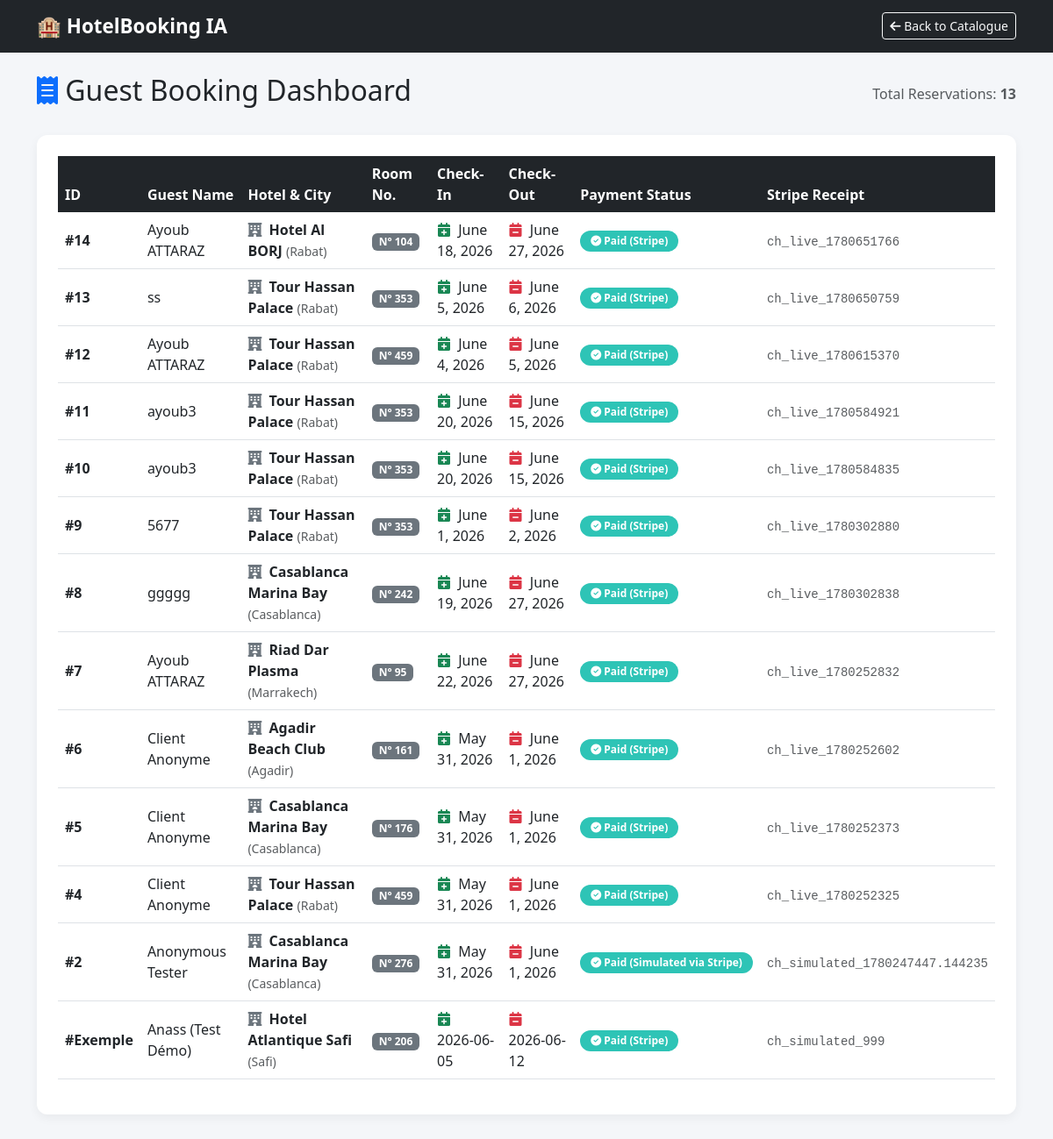
The page /mes-reservations/ on the database its author committed.
### reservations/models.py (models this page shows, shortened)
class Reservation(models.Model):
    chambre = models.ForeignKey(Chambre, on_delete=models.CASCADE)
    nom_client = models.CharField(max_length=100)
    date_arrivee = models.DateField()
    date_depart = models.DateField()
    statut_paiement = models.CharField(max_length=50, default="En attente")
    stripe_intent_id = models.CharField(max_length=255, blank=True, null=True) # 💳 Suivi Stripe

class Chambre(models.Model):
    hotel = models.ForeignKey(Hotel, on_delete=models.CASCADE, related_name='chambres')
    type_chambre = models.ForeignKey(TypeChambre, on_delete=models.CASCADE)
    numero_chambre = models.CharField(max_length=10)
    prix_base_nuit = models.FloatField()

class Hotel(models.Model):
    nom = models.CharField(max_length=100)
    ville = models.CharField(max_length=50)
    adresse = models.TextField()
    equipements = models.TextField(help_text="Séparés par des virgules")
    latitude = models.FloatField()
    longitude = models.FloatField()
    photo = ProcessedImageField(
        upload_to='hotels/',
        processors=[ResizeToFill(800, 450)],
        format='JPEG',
        options={'quality': 80},
        null=True, blank=True
    )

### reservations/views.py (the view)
# urls.py: path('mes-reservations/', views.mes_reservations, name='mes_reservations'),
def mes_reservations(models_request):
    reservations_list = list(Reservation.objects.all().order_by('-id'))
    class MockType: libelle = "Sea View Superior Room"
    class MockChambre:
        numero_chambre = "206"
        type_chambre = MockType()
        hotel = type('H', (), {'nom': "Hotel Atlantique Safi", 'ville': "Safi"})()
    demo_reservation = type('MockRes', (), {
        'id': "Exemple",
        'nom_client': "Anass (Test Démo)",
        'chambre': MockChambre(),
        'date_arrivee': "2026-06-05",
        'date_depart': "2026-06-12",
        'statut_paiement': "Paid (Stripe)",
        'stripe_intent_id': "ch_simulated_999"
    })()
    reservations_list.append(demo_reservation)
    return render(models_request, 'reservations/mes_reservations.html', {
        'reservations': reservations_list
    })

### Templates/reservations/mes_reservations.html (shortened to what this page needs)
<!DOCTYPE html>
<html lang="en">
<head>
    <link href="https://cdn.jsdelivr.net/npm/bootstrap@5.3.0/dist/css/bootstrap.min.css" rel="stylesheet">
    <link rel="stylesheet" href="https://cdnjs.cloudflare.com/ajax/libs/font-awesome/6.4.0/css/all.min.css">
</head>
<body>
    <nav class="navbar navbar-expand-lg navbar-dark bg-dark mb-4">
        <div class="container">
            <a class="navbar-brand" href="{% url 'home' %}">🏨 HotelBooking IA</a>
            <div class="ms-auto">
                <a href="{% url 'home' %}" class="btn btn-outline-light btn-sm"><i class="fa fa-arrow-left"></i> Back to Catalogue</a>
            </div>
        </div>
    </nav>
    <div class="container mb-5">
        <div class="d-flex align-items-center justify-content-between mb-4">
            <h2><i class="fa fa-receipt text-primary"></i> Guest Booking Dashboard</h2>
            <span class="text-muted">Total Reservations: <strong>{{ reservations|length }}</strong></span>
        </div>
        <div class="card p-4">
            <div class="table-responsive">
                <table class="table table-hover align-middle">
                    <thead>
                        <tr>
                            <th>ID</th>
                            <th>Guest Name</th>
                            <th>Hotel & City</th>
                            <th>Room No.</th>
                            <th>Check-In</th>
                            <th>Check-Out</th>
                            <th>Payment Status</th>
                            <th>Stripe Receipt</th>
                        </tr>
                    </thead>
                    <tbody>
                        {% for res in reservations %}
                        <tr>
                            <td><strong>#{{ res.id }}</strong></td>
                            <td>{{ res.nom_client }}</td>
                            <td>
                                <i class="fa fa-hotel text-secondary me-1"></i>
                                <strong>{{ res.chambre.hotel.nom }}</strong>
                                <small class="text-muted">({{ res.chambre.hotel.ville }})</small>
                            </td>
                            <td><span class="badge bg-secondary">N° {{ res.chambre.numero_chambre }}</span></td>
                            <td><i class="fa fa-calendar-plus text-success me-1"></i> {{ res.date_arrivee }}</td>
                            <td><i class="fa fa-calendar-minus text-danger me-1"></i> {{ res.date_depart }}</td>
                            <td><span class="badge badge-paid"><i class="fa fa-check-circle"></i> {{ res.statut_paiement }}</span></td>
                            <td><code class="text-muted small">{{ res.stripe_intent_id }}</code></td>
                        </tr>
                        {% empty %}
                        <tr>
                            <td colspan="8" class="text-center py-4 text-muted">No reservations found.</td>
                        </tr>
                        {% endfor %}
                    </tbody>
                </table>
            </div>
        </div>
    </div>
</body>
</html>

### Templates/reservations/mes_reservations.html (style rules this page uses)
body { background-color: #f4f6f9; font-family: 'Segoe UI', Tahoma, Geneva, Verdana, sans-serif; }
.navbar-brand { font-weight: bold; font-size: 1.4rem; }
.card { border: none; border-radius: 12px; box-shadow: 0 4px 12px rgba(0,0,0,0.05); }
.table th { background-color: #212529; color: white; border: none; }
.badge-paid { background-color: #2ec4b6; color: white; font-weight: 600; padding: 6px 12px; border-radius: 30px; }

### rows shown on the page
Reservation: id "14", nom_client "Ayoub ATTARAZ", chambre.hotel.nom "Hotel Al BORJ", chambre.hotel.ville "Rabat", chambre.numero_chambre "104", date_arrivee "June 18, 2026", date_depart "June 27, 2026", statut_paiement "Paid (Stripe)", stripe_intent_id "ch_live_1780651766"
Reservation: id "13", nom_client "ss", chambre.hotel.nom "Tour Hassan Palace", chambre.hotel.ville "Rabat", chambre.numero_chambre "353", date_arrivee "June 5, 2026", date_depart "June 6, 2026", statut_paiement "Paid (Stripe)", stripe_intent_id "ch_live_1780650759"
Reservation: id "12", nom_client "Ayoub ATTARAZ", chambre.hotel.nom "Tour Hassan Palace", chambre.hotel.ville "Rabat", chambre.numero_chambre "459", date_arrivee "June 4, 2026", date_depart "June 5, 2026", statut_paiement "Paid (Stripe)", stripe_intent_id "ch_live_1780615370"
Reservation: id "11", nom_client "ayoub3", chambre.hotel.nom "Tour Hassan Palace", chambre.hotel.ville "Rabat", chambre.numero_chambre "353", date_arrivee "June 20, 2026", date_depart "June 15, 2026", statut_paiement "Paid (Stripe)", stripe_intent_id "ch_live_1780584921"
Reservation: id "10", nom_client "ayoub3", chambre.hotel.nom "Tour Hassan Palace", chambre.hotel.ville "Rabat", chambre.numero_chambre "353", date_arrivee "June 20, 2026", date_depart "June 15, 2026", statut_paiement "Paid (Stripe)", stripe_intent_id "ch_live_1780584835"
Reservation: id "9", nom_client "5677", chambre.hotel.nom "Tour Hassan Palace", chambre.hotel.ville "Rabat", chambre.numero_chambre "353", date_arrivee "June 1, 2026", date_depart "June 2, 2026", statut_paiement "Paid (Stripe)", stripe_intent_id "ch_live_1780302880"
Reservation: id "8", nom_client "ggggg", chambre.hotel.nom "Casablanca Marina Bay", chambre.hotel.ville "Casablanca", chambre.numero_chambre "242", date_arrivee "June 19, 2026", date_depart "June 27, 2026", statut_paiement "Paid (Stripe)", stripe_intent_id "ch_live_1780302838"
Reservation: id "7", nom_client "Ayoub ATTARAZ", chambre.hotel.nom "Riad Dar Plasma", chambre.hotel.ville "Marrakech", chambre.numero_chambre "95", date_arrivee "June 22, 2026", date_depart "June 27, 2026", statut_paiement "Paid (Stripe)", stripe_intent_id "ch_live_1780252832"
Reservation: id "6", nom_client "Client Anonyme", chambre.hotel.nom "Agadir Beach Club", chambre.hotel.ville "Agadir", chambre.numero_chambre "161", date_arrivee "May 31, 2026", date_depart "June 1, 2026", statut_paiement "Paid (Stripe)", stripe_intent_id "ch_live_1780252602"
Reservation: id "5", nom_client "Client Anonyme", chambre.hotel.nom "Casablanca Marina Bay", chambre.hotel.ville "Casablanca", chambre.numero_chambre "176", date_arrivee "May 31, 2026", date_depart "June 1, 2026", statut_paiement "Paid (Stripe)", stripe_intent_id "ch_live_1780252373"
Reservation: id "4", nom_client "Client Anonyme", chambre.hotel.nom "Tour Hassan Palace", chambre.hotel.ville "Rabat", chambre.numero_chambre "459", date_arrivee "May 31, 2026", date_depart "June 1, 2026", statut_paiement "Paid (Stripe)", stripe_intent_id "ch_live_1780252325"
Reservation: id "2", nom_client "Anonymous Tester", chambre.hotel.nom "Casablanca Marina Bay", chambre.hotel.ville "Casablanca", chambre.numero_chambre "276", date_arrivee "May 31, 2026", date_depart "June 1, 2026", statut_paiement "Paid (Simulated via Stripe)", stripe_intent_id "ch_simulated_1780247447.144235"

### other values the page prints
{{ reservations|length }} "13"
{{ res.id }} "Exemple"
{{ res.nom_client }} "Anass (Test Démo)"
{{ res.chambre.hotel.nom }} "Hotel Atlantique Safi"
{{ res.chambre.hotel.ville }} "Safi"
{{ res.chambre.numero_chambre }} "206"
{{ res.date_arrivee }} "2026-06-05"
{{ res.date_depart }} "2026-06-12"
{{ res.statut_paiement }} "Paid (Stripe)"
{{ res.stripe_intent_id }} "ch_simulated_999"
